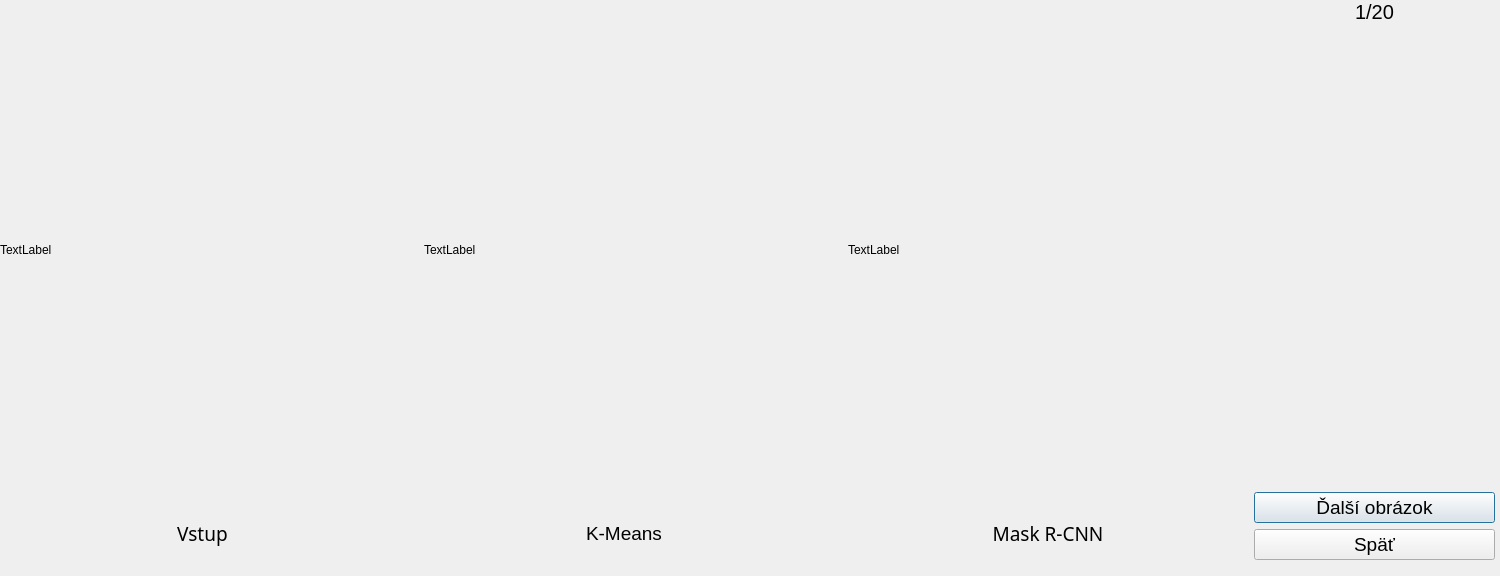
<?xml version="1.0" encoding="UTF-8"?>
<ui version="4.0">
 <class>Dialog</class>
 <widget class="QDialog" name="Dialog">
  <property name="geometry">
   <rect>
    <x>0</x>
    <y>0</y>
    <width>1500</width>
    <height>576</height>
   </rect>
  </property>
  <property name="windowTitle">
   <string>Porovnanie segmentačných techník</string>
  </property>
  <widget class="QWidget" name="layoutWidget">
   <property name="geometry">
    <rect>
     <x>0</x>
     <y>0</y>
     <width>1495</width>
     <height>560</height>
    </rect>
   </property>
   <layout class="QHBoxLayout" name="horizontalLayout">
    <item>
     <layout class="QVBoxLayout" name="verticalLayout_2">
      <item>
       <widget class="QLabel" name="in_lb">
        <property name="sizePolicy">
         <sizepolicy hsizetype="Fixed" vsizetype="Fixed">
          <horstretch>0</horstretch>
          <verstretch>0</verstretch>
         </sizepolicy>
        </property>
        <property name="minimumSize">
         <size>
          <width>400</width>
          <height>500</height>
         </size>
        </property>
        <property name="autoFillBackground">
         <bool>true</bool>
        </property>
        <property name="text">
         <string>TextLabel</string>
        </property>
       </widget>
      </item>
      <item>
       <widget class="QLabel" name="label_3">
        <property name="font">
         <font>
          <family>Sans Serif</family>
          <pointsize>14</pointsize>
          <strikeout>false</strikeout>
          <kerning>true</kerning>
         </font>
        </property>
        <property name="autoFillBackground">
         <bool>false</bool>
        </property>
        <property name="text">
         <string> Vstup</string>
        </property>
        <property name="alignment">
         <set>Qt::AlignCenter</set>
        </property>
       </widget>
      </item>
     </layout>
    </item>
    <item>
     <spacer name="verticalSpacer_2">
      <property name="orientation">
       <enum>Qt::Vertical</enum>
      </property>
      <property name="sizeHint" stdset="0">
       <size>
        <width>18</width>
        <height>338</height>
       </size>
      </property>
     </spacer>
    </item>
    <item>
     <layout class="QVBoxLayout" name="verticalLayout_3">
      <item>
       <widget class="QLabel" name="kmeans_lb">
        <property name="sizePolicy">
         <sizepolicy hsizetype="Fixed" vsizetype="Fixed">
          <horstretch>0</horstretch>
          <verstretch>0</verstretch>
         </sizepolicy>
        </property>
        <property name="minimumSize">
         <size>
          <width>400</width>
          <height>500</height>
         </size>
        </property>
        <property name="autoFillBackground">
         <bool>true</bool>
        </property>
        <property name="text">
         <string>TextLabel</string>
        </property>
       </widget>
      </item>
      <item>
       <widget class="QLabel" name="label_4">
        <property name="font">
         <font>
          <pointsize>14</pointsize>
          <strikeout>false</strikeout>
         </font>
        </property>
        <property name="text">
         <string>K-Means</string>
        </property>
        <property name="alignment">
         <set>Qt::AlignCenter</set>
        </property>
       </widget>
      </item>
     </layout>
    </item>
    <item>
     <spacer name="verticalSpacer_3">
      <property name="orientation">
       <enum>Qt::Vertical</enum>
      </property>
      <property name="sizeHint" stdset="0">
       <size>
        <width>18</width>
        <height>338</height>
       </size>
      </property>
     </spacer>
    </item>
    <item>
     <layout class="QVBoxLayout" name="verticalLayout_5">
      <item>
       <widget class="QLabel" name="mrcnn_lb">
        <property name="sizePolicy">
         <sizepolicy hsizetype="Fixed" vsizetype="Fixed">
          <horstretch>0</horstretch>
          <verstretch>0</verstretch>
         </sizepolicy>
        </property>
        <property name="minimumSize">
         <size>
          <width>400</width>
          <height>500</height>
         </size>
        </property>
        <property name="autoFillBackground">
         <bool>true</bool>
        </property>
        <property name="text">
         <string>TextLabel</string>
        </property>
       </widget>
      </item>
      <item>
       <widget class="QLabel" name="label_5">
        <property name="font">
         <font>
          <family>Sans Serif</family>
          <pointsize>14</pointsize>
          <strikeout>false</strikeout>
          <kerning>true</kerning>
         </font>
        </property>
        <property name="autoFillBackground">
         <bool>false</bool>
        </property>
        <property name="text">
         <string>Mask R-CNN</string>
        </property>
        <property name="alignment">
         <set>Qt::AlignCenter</set>
        </property>
       </widget>
      </item>
     </layout>
    </item>
    <item>
     <layout class="QVBoxLayout" name="verticalLayout_4">
      <item>
       <widget class="QLabel" name="counter">
        <property name="font">
         <font>
          <pointsize>15</pointsize>
         </font>
        </property>
        <property name="text">
         <string>1/20</string>
        </property>
        <property name="alignment">
         <set>Qt::AlignCenter</set>
        </property>
       </widget>
      </item>
      <item>
       <spacer name="verticalSpacer">
        <property name="orientation">
         <enum>Qt::Vertical</enum>
        </property>
        <property name="sizeHint" stdset="0">
         <size>
          <width>148</width>
          <height>218</height>
         </size>
        </property>
       </spacer>
      </item>
      <item>
       <layout class="QVBoxLayout" name="verticalLayout">
        <item>
         <widget class="QPushButton" name="next_btn">
          <property name="font">
           <font>
            <pointsize>14</pointsize>
           </font>
          </property>
          <property name="text">
           <string>Ďalší obrázok</string>
          </property>
         </widget>
        </item>
        <item>
         <widget class="QPushButton" name="back_btn">
          <property name="font">
           <font>
            <pointsize>14</pointsize>
           </font>
          </property>
          <property name="text">
           <string>Späť</string>
          </property>
          <property name="iconSize">
           <size>
            <width>16</width>
            <height>16</height>
           </size>
          </property>
         </widget>
        </item>
       </layout>
      </item>
     </layout>
    </item>
   </layout>
  </widget>
 </widget>
 <resources/>
 <connections/>
</ui>
